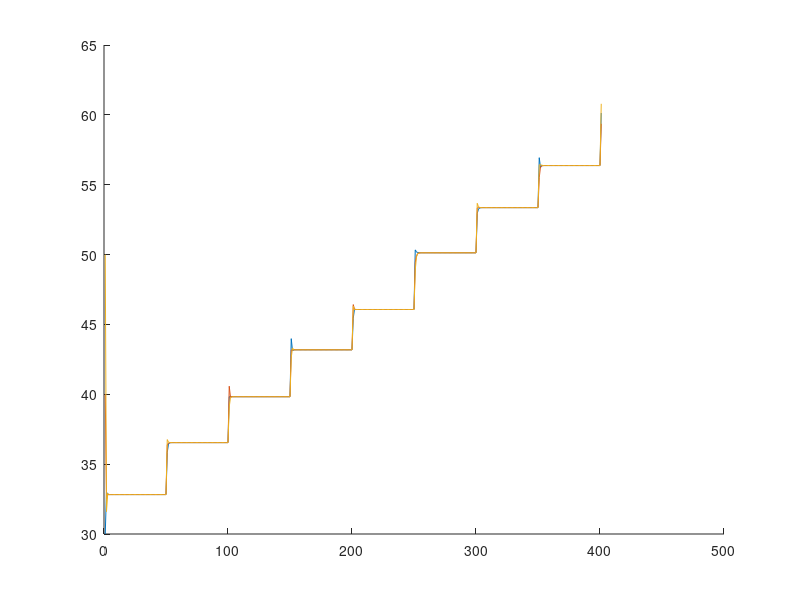

MATLAB code for this plot:
clear all;
close all;
clc;

num = 3;
dt = 0.01;
T = 5;
count = 0;
freq = 50;
LastMeas = ones(num,1);

turn = 3;

Q = [0.8 0.1 0.1;
      0.8 0.15 0.05;
      0.9 0.04  0.06];
xStor = zeros(num,(T-1)/dt);
temp = @(t) 0.5 * t;

x = [30; 
     40;
     50];

for i = 1:dt:T

    count = count + 1;

    xStor(:,count) = x;

    if mod(count, freq) == 0

        if turn == 1

            LastMeas(1) = 1;

            x(1) = x(1) + 5;

            for k = 1:num
                Q(k,2) = 1/LastMeas(2) + rand(1,1) * 0.3;
                Q(k,3) = 1/LastMeas(3) + rand(1,1) * 0.3;
                Q(k,1) = 1 - Q(k,2) - Q(k,3);
            end

        elseif turn == 2

            LastMeas(2) = 1;

            x(2) = x(2) + 5;

            for k = 1:num
                Q(k,1) = 1/LastMeas(1) + rand(1,1) * 0.3;
                Q(k,3) = 1/LastMeas(3) + rand(1,1) * 0.3;
                Q(k,2) = 1 - Q(k,1) - Q(k,3);
            end

        elseif turn == 3

            LastMeas(3) = 1;

            x(3) = x(3) + 5;

            for k = 1:num
                Q(k,2) = 1/LastMeas(2) + rand(1,1) * 0.3;
                Q(k,1) = 1/LastMeas(1) + rand(1,1) * 0.3;
                Q(k,3) = 1 - Q(k,2) - Q(k,1);
            end

        end

        turn = turn + 1;

        if turn == 4

            turn = 1;

        end

    end

    x = Q * x;

    disp(Q);

    LastMeas = LastMeas + 1;

end

figure 
hold on 
for k = 1:num

    plot(xStor(k,:));

end
